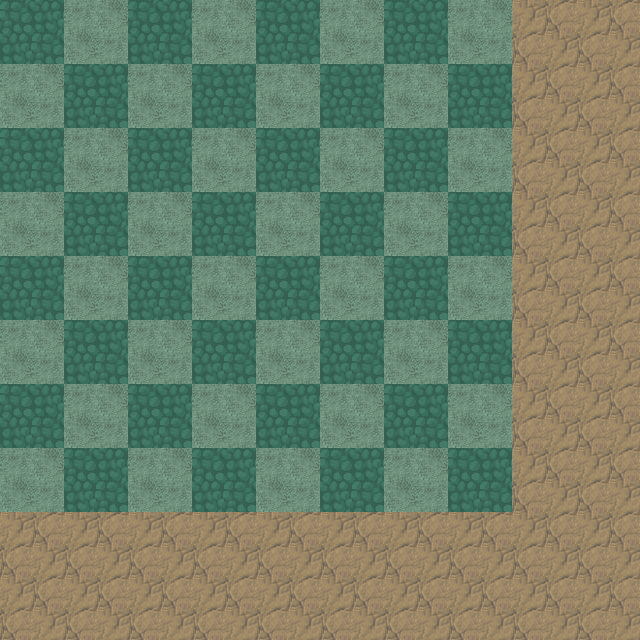

Below is a game level as drawn by its tile map, then a one-line description and the .tmx file that defines it, in full:
An orthogonal 10x10 tile map with 64x64 px tiles, 1 tile layer (layer1).

<map version="1.2" tiledversion="1.3.3" orientation="orthogonal" renderorder="left-up" width="10" height="10" tilewidth="64" tileheight="64" infinite="0" nextlayerid="5" nextobjectid="44">
 <properties>
  <property name="name" value="level1" />
 </properties>
 <tileset firstgid="1" source="tileset.tsx" />
 <layer id="1" name="layer1" width="10" height="10">
  <data encoding="csv">
1,34,1,34,1,34,1,34,22,22,
34,1,34,1,34,1,34,1,22,22,
1,34,1,34,1,34,1,34,22,22,
34,1,34,1,34,1,34,1,22,22,
1,34,1,34,1,34,1,34,22,22,
34,1,34,1,34,1,34,1,22,22,
1,34,1,34,1,34,1,34,22,22,
34,1,34,1,34,1,34,1,22,22,
22,22,22,22,22,22,22,22,22,22,
22,22,22,22,22,22,22,22,22,22
</data>
 </layer>
 <objectgroup id="3" name="hitboxes" />
</map>
